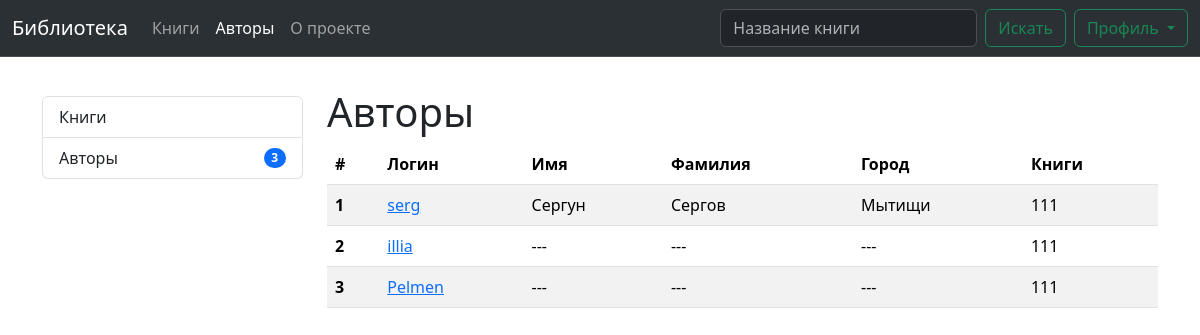
Before: /authors/ with the older database file.
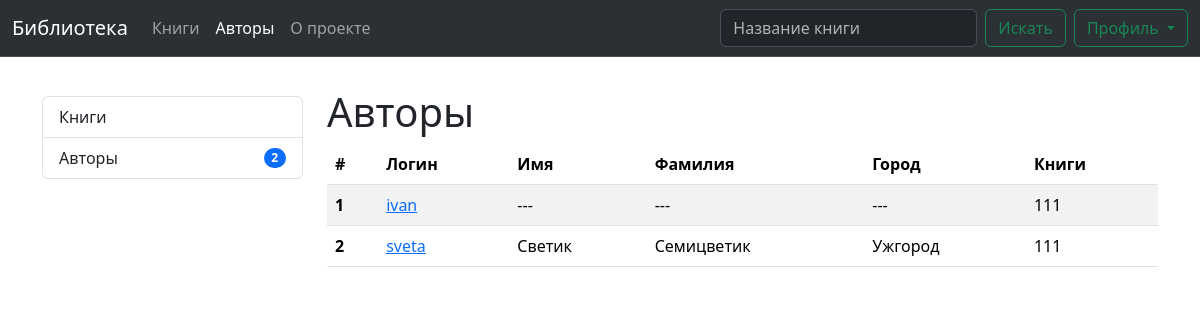
After: the same page with the newer database file.
### users/models.py (models this page shows, shortened)
class Profile(models.Model):
    user = models.OneToOneField(User, on_delete=models.CASCADE)
    city = models.CharField(max_length=100, null=True, blank=True)
    about = HTMLField(null=True, blank=True)
    avatar = models.ImageField(null=True, blank=True)
    isAuthor = models.BooleanField(default=False)

### library/views.py (the view)
# urls.py: path('authors/', AuthorsView.as_view(), name='authors'),
class AuthorsView(TemplateView):
    template_name = 'library/authors.html'
    def get_context_data(self, **kwargs):
        context = super().get_context_data(**kwargs)
        context['authors'] = Profile.objects.filter(isAuthor=True)
        return context

### library/context_processors.py (called while the page is built)
def menu_data(request):
    return {
        'authors_count': Profile.objects.filter(isAuthor=True).count(),
        'books_count': 0,
    }

### library/templates/library/authors.html (shortened to what this page needs)
{% extends 'base-user.html' %}
{% block main %}
    <h1 class="mt-3">Авторы</h1>
    {% if authors|length > 0 %}
    <table class="table table-striped">
      <thead>
        <tr>
          <th scope="col">#</th>
          <th scope="col">Логин</th>
          <th scope="col">Имя</th>
          <th scope="col">Фамилия</th>
          <th scope="col">Город</th>
          <th scope="col">Книги</th>
        </tr>
      </thead>
      <tbody>
      {% for i in authors %}
        <tr>
          <th scope="row">{{ forloop.counter }}</th>
          <td><a href="{% url 'library:author' i.pk %}">{{ i.user.username }}</a></td>
          <td>{{ i.user.first_name|default:"---" }}</td>
          <td>{{ i.user.last_name|default:"---" }}</td>
          <td>{{ i.city|default:"---" }}</td>
          <td>111</td>
        </tr>
      {% endfor %}
      </tbody>
    </table>
    {% else %}
        <p>Список пуст...</p>
    {% endif %}
{% endblock %}

Changed rows visible on the page:
no longer on this page (row edited): Profile: user.username "serg", user.first_name "Сергун", user.last_name "Сергов", city "Мытищи"
removed Profile: user.username "Pelmen", user.first_name "---", user.last_name "---", city "---"
now on this page (row edited): Profile: user.username "ivan", user.first_name "---", user.last_name "---", city "---"
changed Profile: user.username "illia" → "sveta"; user.first_name "---" → "Светик"; user.last_name "---" → "Семицветик"; city "---" → "Ужгород"
Other visible differences:
{{ authors_count }}: "3" → "2"
